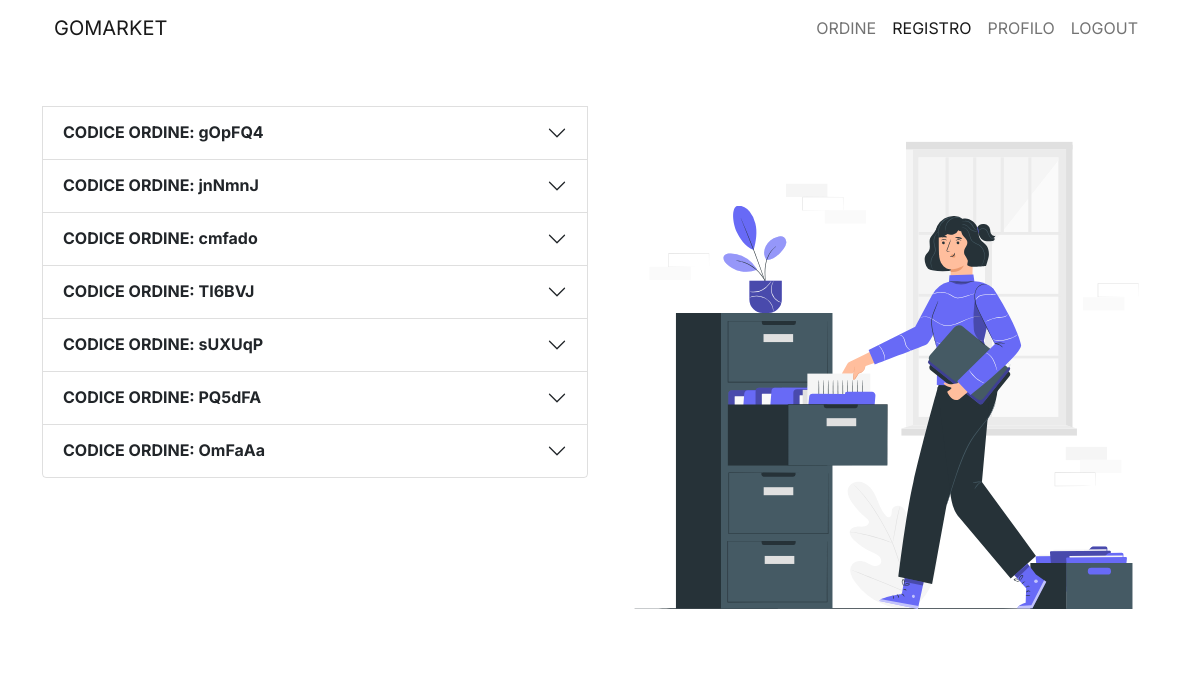
/page/cliente/registro.php (signed in), run on the app's committed database.
### tables this page shows
CREATE TABLE `ordine` (
  `ID` int(3) NOT NULL,
  `codice_ordine` varchar(255) NOT NULL,
  `stato_ordine` int(1) NOT NULL,
  `totale_ordine` float NOT NULL,
  `data_ordine` date NOT NULL,
  `fk_id_utente` int(3) NOT NULL
);

### method/funzioni.php (called while the page is built, shortened)
<?php
    function connessione($sql, $base) {
		$conn = mysqli_connect("localhost", "root", "", $base);
		$resultset = $conn->query($sql);
		$righe = mysqli_fetch_all($resultset, MYSQLI_ASSOC);
		return $righe;
	}
?>

### page/cliente/registro.php (the view, shortened to what this page needs)
<?php
    include("../../method/funzioni.php");
    if(!isset($_SESSION["NOME"])) {
        $nav = "
            <nav class='navbar sticky-top navbar-expand-lg navbar-light bg-white'>
                <div class='container-fluid'>
                <a class='navbar-brand' href='../../index.php'>GOMARKET</a>
                <button class='navbar-toggler' type='button' data-bs-toggle='collapse' data-bs-target='#navbarNav' aria-controls='navbarNav' aria-expanded='false' aria-label='Toggle navigation'>
                    <span class='navbar-toggler-icon'></span>
                </button>
                <div class='collapse navbar-collapse justify-content-end' id='navbarNav'>
                    <ul class='navbar-nav'>
                    <li class='nav-item'>
                        <a class='nav-link' href='../registrazione.php'>REGISTRATI</a>
                    </li>
                    <li class='nav-item'>
                        <a class='nav-link' href='../login.php'>ACCEDI</a>
                    </li>
                    </ul>
                </div>
                </div>
            </nav>
        ";
        $body = "
            <div class='container'>
                <div class='container row'>
                <div class='col-2'></div>
                <div class='col-8 first-item'>
                    <img src='../../assets/04.svg' class='img-fluid mx-auto d-block'>
                    </div>
                </div>
            </div>
        ";
    }else {
        $sql = "SELECT * FROM ordine o WHERE o.fk_id_utente = {$_SESSION["ID_CLIENTE"]} ORDER BY o.data_ordine DESC";
        $risultato = connessione($sql, "gomarket");
        if(empty($risultato)) {
            $flag = "
                <div class='container row'>
                    <div class='col-6 align-self-center'>
                        <img src='../../assets/07.svg' class='img-fluid mx-auto d-block'>
                    </div>
                    <div class='col-1 align-self-center'></div>
                    <div class='col-5 align-self-center'>
                        <div class='alert alert-warning' role='alert'>
                            Non sono ancora presenti ordini...creane uno
                            cliccando <a href='./nordine.php'>qui</a>
                        </div>
                    </div>
                </div>
            ";
        }else {
            $flag = "<div class='accordion' id='accordionExample'>";
            foreach($risultato as $riga) {
                if($riga["stato_ordine"] == 0) { $stato_ordine = array("text-warning", "IN ATTESA", ""); }
                else if($riga["stato_ordine"] == 1) { $stato_ordine = array("text-secondary", "PRONTO PER LA SPEDIZIONE", ""); }
                else if($riga["stato_ordine"] == 2) { $stato_ordine = array("text-primary", "IN CONSEGNA", "disabled"); }
                else { $stato_ordine = array("text-success", "CONSEGNATO", "disabled"); }
                $flag .= "
                            <a type='button' class='btn btn-outline-danger' href='../../method/delordine.php?id={$riga["ID"]}'>ELIMINA ORDINE</a>
                <div class='accordion-item'>
                    <h2 class='accordion-header' id='heading{$riga["ID"]}'>
                    <button class='accordion-button collapsed' type='button' data-bs-toggle='collapse' data-bs-target='#collapse{$riga["ID"]}' aria-expanded='false' aria-controls='collapse{$riga["ID"]}'>
                        <strong>CODICE ORDINE: {$riga["codice_ordine"]}</strong>
                    </button>
                    </h2>
                    <div id='collapse{$riga["ID"]}' class='accordion-collapse collapse' aria-labelledby='heading{$riga["ID"]}' data-bs-parent='#accordionExample'>
                                <p><strong>ID ORDINE: </strong>{$riga["ID"]}</p>
                                <p><strong>CODICE ORDINE: </strong>{$riga["codice_ordine"]}</p>
                                <p><strong>DATA ORDINE: </strong>{$riga["data_ordine"]}</p>
                                <p><strong>STATO ORDINE: </strong><span class='{$stato_ordine[0]}'>{$stato_ordine[1]}<span></p>
                                <p><strong>TOTALE ORDINE: {$riga["totale_ordine"]} €</strong></p>
                                <a class='btn btn-outline-danger {$stato_ordine[2]}' data-bs-toggle='modal' data-bs-target='#deleteModal' type='button'>CANCELLA ORDINE</a>
                                <a href='./detordine.php?id={$riga["ID"]}' class='btn btn-outline-primary' type='button'>DETTAGLI</a>
                    </div>
                </div>
                ";
            }
            $flag .= "</div>";
        }
        $nav = "
            <nav class='navbar sticky-top navbar-expand-lg navbar-light bg-white'>
                <div class='container-fluid'>
                <a class='navbar-brand' href='../../index.php'>GOMARKET</a>
                <button class='navbar-toggler' type='button' data-bs-toggle='collapse' data-bs-target='#navbarNav' aria-controls='navbarNav' aria-expanded='false' aria-label='Toggle navigation'>
                    <span class='navbar-toggler-icon'></span>
                </button>
                <div class='collapse navbar-collapse justify-content-end' id='navbarNav'>
                    <ul class='navbar-nav'>
                    <li class='nav-item'>
                        <a class='nav-link' href='./nordine.php'>ORDINE</a>
                    </li>
                    <li class='nav-item'>
                        <a class='nav-link active' href='./registro.php'>REGISTRO</a>
                    </li>
                    <li class='nav-item'>
                        <a class='nav-link' href='../profilo.php'>PROFILO</a>
                    </li>
                    <li class='nav-item'>
                        <a class='nav-link' href='../../method/logout.php'>LOGOUT</a>
                    </li>
                    </ul>
                </div>
                </div>
            </nav>
        ";
        $body = "
            <div class='row first-item'>
                <div class='col-md-6'>
                    {$flag}
                </div>
                <div class='col-md-6'>
                    <img src='../../assets/25.svg' class='img-fluid mx-auto d-block'>
                </div>
            </div>
        ";
    }
    $html = "
        <html>
            <head>
            <meta charset='utf-8'>
            <meta name='viewport' content='width=device-width, initial-scale=1'>
            <link href='https://cdn.jsdelivr.net/npm/bootstrap@5.0.0-beta1/dist/css/bootstrap.min.css' rel='stylesheet'>
            <link rel='preconnect' href='https://fonts.gstatic.com'>
            <link href='https://fonts.googleapis.com/css2?family=Inter:wght@500&display=swap' rel='stylesheet'>
            <link rel='stylesheet' href='../../style/style.css'>
            <title>GoMarket</title>
            </head>
            <body>
                <div class='container-lg'>
                    {$nav}
                    {$body}
                </div>
                <script src='https://cdn.jsdelivr.net/npm/bootstrap@5.0.0-beta2/dist/js/bootstrap.bundle.min.js'></script>
            </body>
        </html>
    ";
    print_r($html);
?>

### style/style.css (style rules this page uses)
body { font-family: 'Inter', sans-serif; }
.first-item { padding-top: 50px; }

### data on the page
ordine: codice_ordine "gOpFQ4"
ordine: codice_ordine "jnNmnJ"
ordine: codice_ordine "cmfado"
ordine: codice_ordine "TI6BVJ"
ordine: codice_ordine "sUXUqP"
ordine: codice_ordine "PQ5dFA"
ordine: codice_ordine "OmFaAa"
